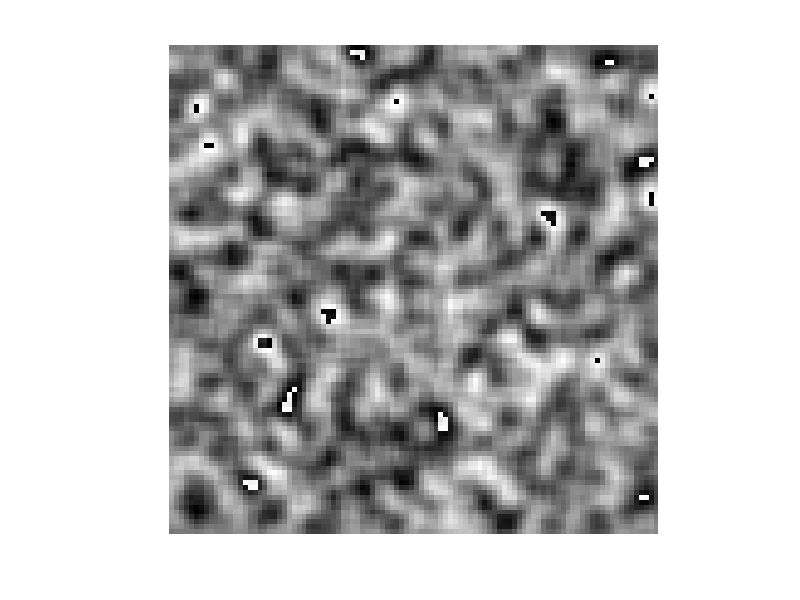
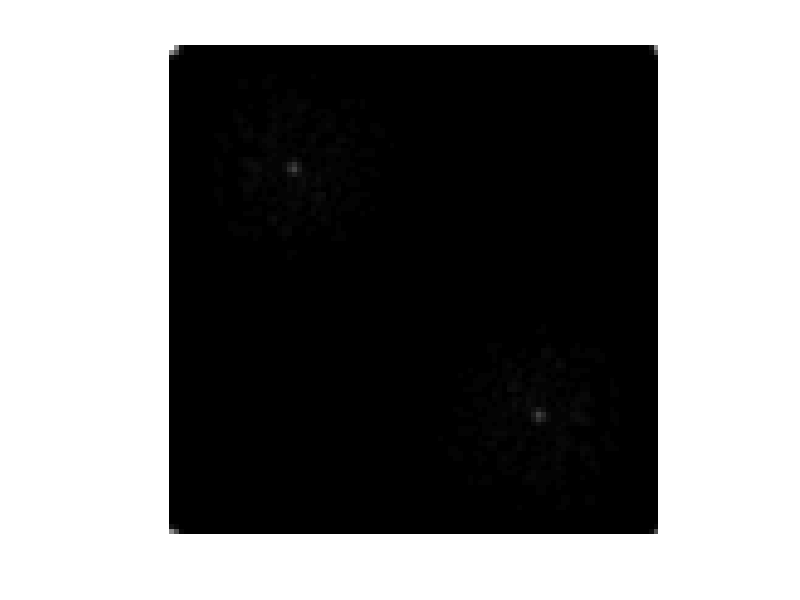

Reproduce these figures in MATLAB, in order. (Note: this script raises an error after producing the figures.)
close all;
arr_size  = 100;
phase_sam = randn(arr_size)*2*pi;
phase_sam = imfilter(phase_sam, fspecial('gaussian', 6,2) );
beam_profile = fspecial('gaussian', 100, 25);
beam_profile =beam_profile / max(beam_profile(:));
sam = exp(1i*phase_sam).* beam_profile;
figure;imshow(angle(sam),[]);colormap jet;

phase_ref = zeros(arr_size);
for m = 1:arr_size
    for n = 1:arr_size
        phase_ref(m, n) = (m+n) * pi/2;
    end
end
ref = exp(1i*phase_ref).* beam_profile;

xcc = (sam+ref).*conj(sam+ref);
% figure;imshow((xcc), []);impixelinfo
% xcc = imrotate(xcc,45,'crop');
% figure;imshow((xcc), []);impixelinfo

xcc_fft = fft2(xcc);
figure;imshow(abs(xcc_fft), []);impixelinfo
xcc_filt = zeros(size(xcc_fft));
xcc_filt(5:50,5:50) = xcc_fft(5:50,5:50);

% xcc_filt(51-20:51+20,51-20:51+20) = xcc_fft(51-20:51+20,51-20:51+20);
xcc_filt = ifft2(xcc_filt);
% phase_ref = imrotate(phase_ref,45,'crop');
xcc_filt = xcc_filt.* exp(-1i*phase_ref);
% xcc_filt = imrotate(xcc_filt,-45,'crop');

figure;imshow(-angle(xcc_filt),[]);colormap jet;
